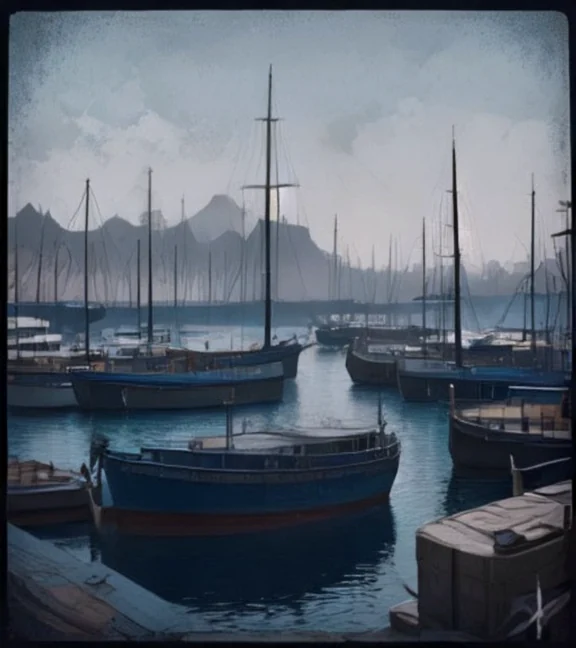
#> input picture assets/base/market-fish.webp, 576 x 648 px
$ python -i normalize_board.py   (imports and definitions only)
#> lines starting #> are read from the running program, lines starting #| are printed output that depends on the picture
#!/usr/bin/env python3
"""SPOT THE LIE — base painting normalizer v2 (lighter touch).
v1's hard palette-lock + edge pass crushed detail. v2 keeps the AI render
largely intact and only:
- crops to board aspect + resizes
- mild denoise blur
- gentle saturation reduction toward muted noir
- slight contrast lift in shadows so objects stay readable
Deterministic.
"""
import os
import sys

from PIL import Image, ImageFilter, ImageEnhance

RAW = "/tmp/stl-raw"
OUT = "/opt/games/spot-the-lie/assets/base"
# [1 line not run here, left out]

BOARD_W, BOARD_H = 576, 648


def normalize(path_in, path_out):
#> called with path_in = '../assets/base/market-fish.webp', path_out = 'out.png'
    im = Image.open(path_in).convert("RGB")
#> im is the input picture: PIL image 576x648 RGB; mean R, G, B 91.3, 100.6, 112.2
    tw, th = BOARD_W, BOARD_H
    scale = max(tw / im.width, th / im.height)
#> scale = 1
    nw, nh = round(im.width * scale), round(im.height * scale)
#> nw = 576; nh = 648
    im = im.resize((nw, nh), Image.LANCZOS)
    left = (nw - tw) // 2
#> left = 0
    top = (nh - th) // 2
#> top = 0
    im = im.crop((left, top, left + tw, top + th))

    im = im.filter(ImageFilter.GaussianBlur(0.6))
    # muted noir: desaturate a bit, cool the tone slightly
    im = ImageEnhance.Color(im).enhance(0.55)
    r, g, b = im.split()
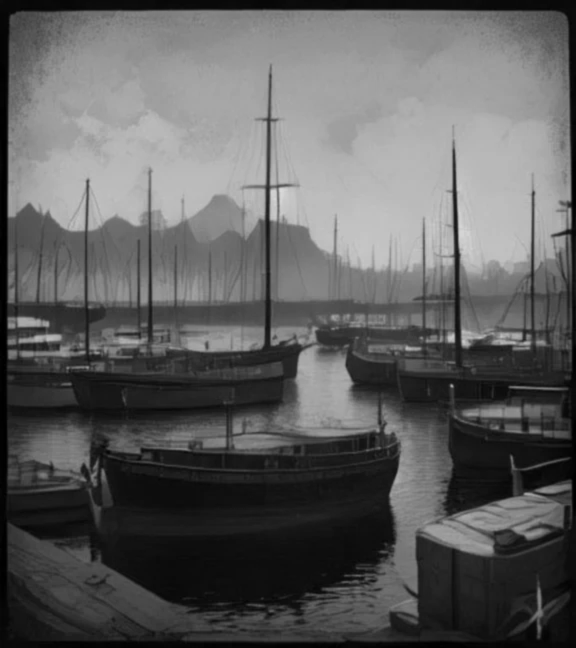
#> r: PIL image 576x648 L; min 0, max 218, mean 94.3
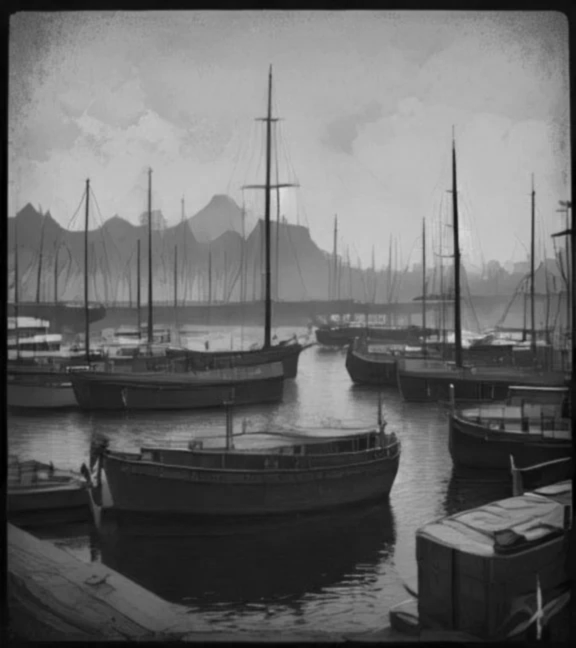
#> b: PIL image 576x648 L; min 0, max 221, mean 105.9
    b = b.point(lambda v: min(255, int(v * 1.06)))
    g = g.point(lambda v: int(v * 0.99))
    im = Image.merge("RGB", (r, g, b))
    # keep shadows readable (objects must survive at game scale)
    im = ImageEnhance.Brightness(im).enhance(1.12)
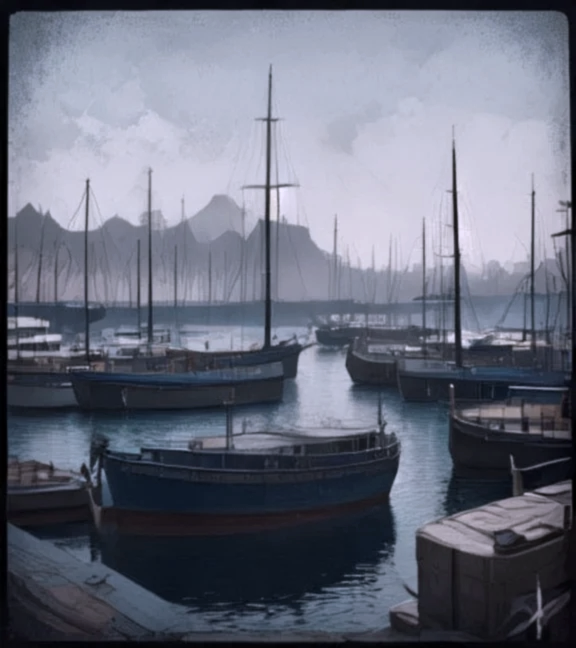
#> im: PIL image 576x648 RGB; mean R, G, B 105.2, 109.4, 124.6
    im = ImageEnhance.Contrast(im).enhance(1.05)
    im.save(path_out, "WEBP", quality=86, method=6)


def main():
    only = sys.argv[1:] if len(sys.argv) > 1 else None
    for fn in sorted(os.listdir(RAW)):
        if not fn.endswith(".jpg"):
            continue
        sid = fn[:-4]
        if only and sid not in only:
            continue
        out = os.path.join(OUT, f"{sid}.webp")
        normalize(os.path.join(RAW, fn), out)
        print(f"[ok] {sid} -> {out} {os.path.getsize(out)} bytes")


# [2 lines not run here, left out]

>>> result = normalize('../assets/base/market-fish.webp', 'out.png')

$ run again, on assets/base/room-bedroom.webp
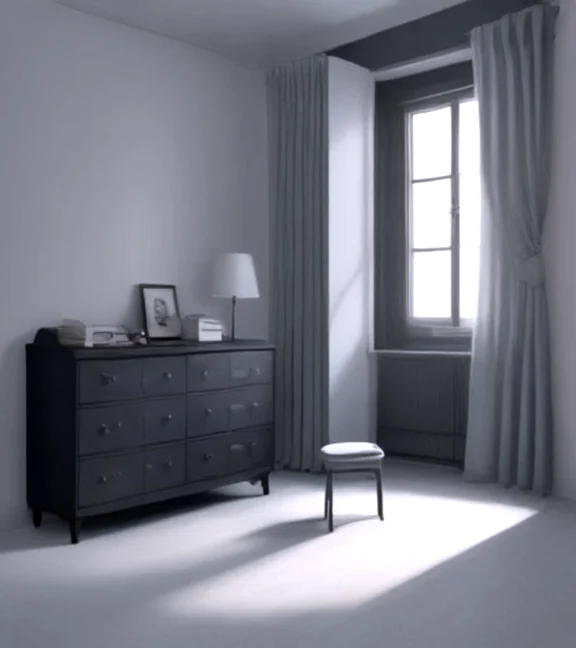
#> input picture assets/base/room-bedroom.webp, 576 x 648 px
#> in normalize, im is the input picture: PIL image 576x648 RGB; mean R, G, B 119.1, 120.7, 131.6
#> in normalize, `b = b.point(lambda v: min(255, int(v * 1.06)))`:
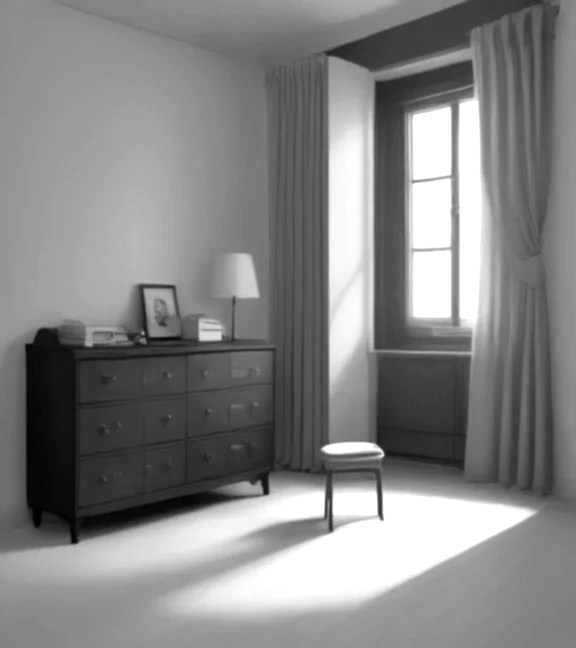
#> b: PIL image 576x648 L; min 1, max 255, mean 132.7
#> in normalize, `im = ImageEnhance.Brightness(im).enhance(1.12)`:
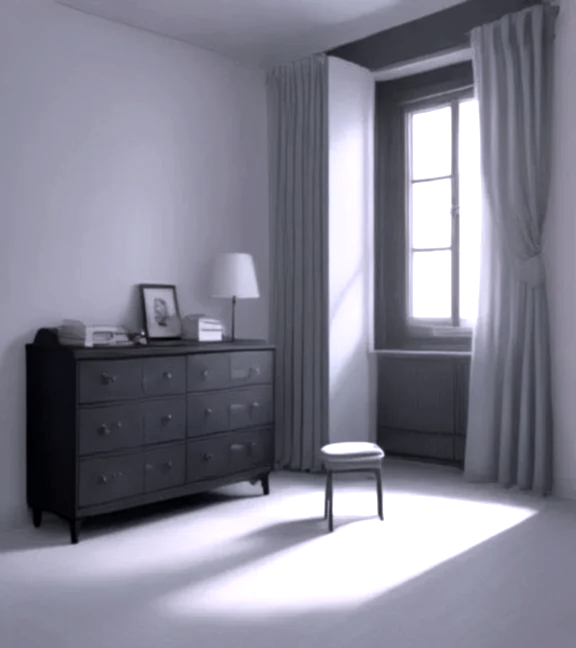
#> im: PIL image 576x648 RGB; mean R, G, B 131.6, 131.1, 145.3

$ run again, on assets/base/room-study.webp
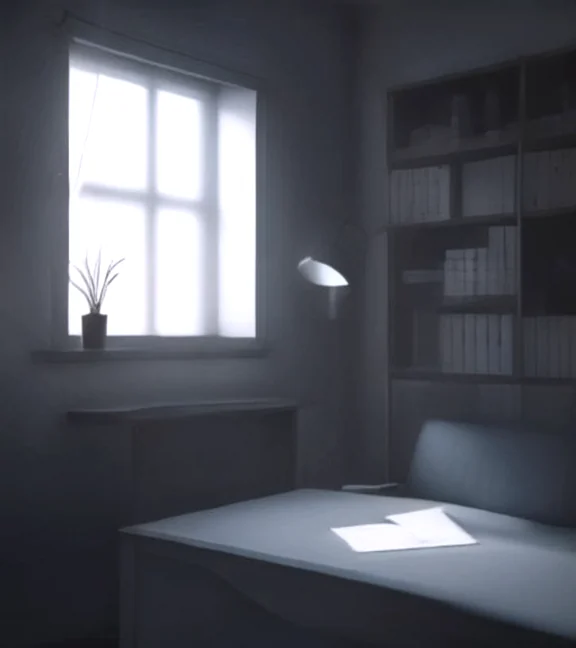
#> input picture assets/base/room-study.webp, 576 x 648 px
#> in normalize, im is the input picture: PIL image 576x648 RGB; mean R, G, B 83.9, 86.7, 95.1
#> in normalize, `r, g, b = im.split()`:
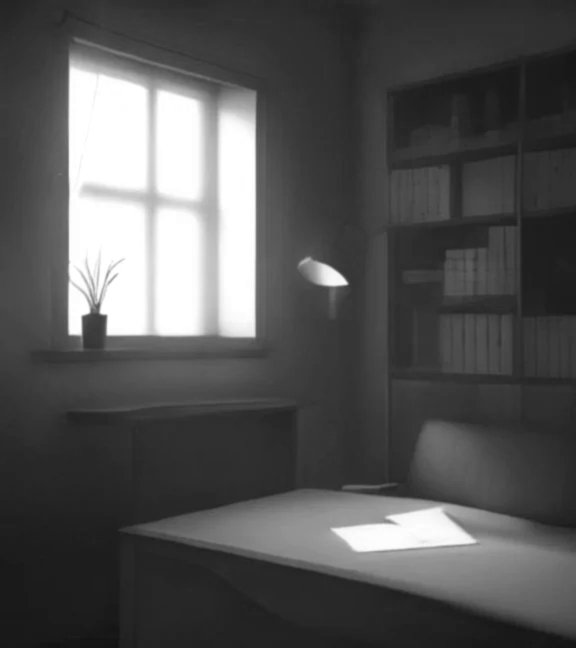
#> r: PIL image 576x648 L; min 18, max 255, mean 84.7
#> in normalize, `im = ImageEnhance.Brightness(im).enhance(1.12)`:
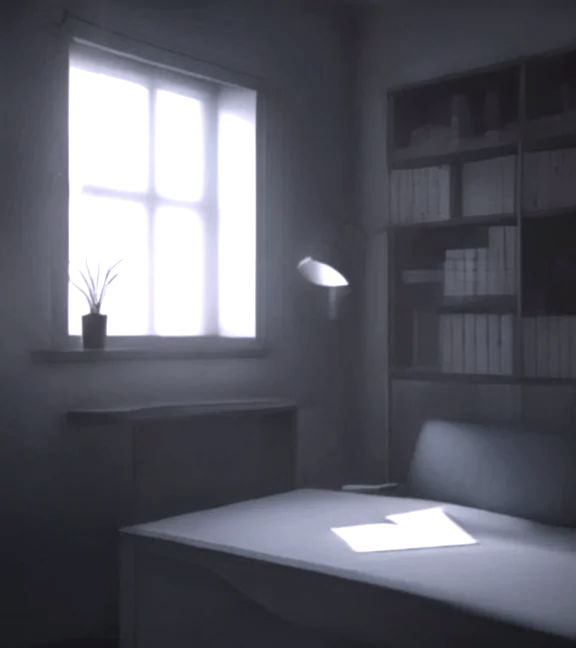
#> im: PIL image 576x648 RGB; mean R, G, B 91.6, 92.5, 102
